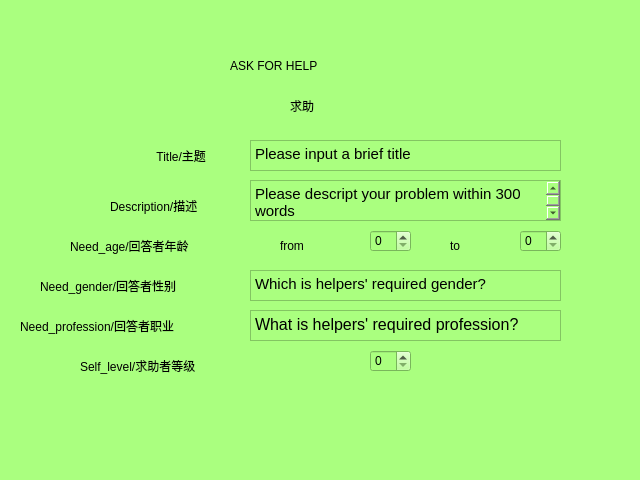
<?xml version="1.0" encoding="UTF-8"?>
<ui version="4.0">
 <class>dialog_ask_help</class>
 <widget class="QDialog" name="dialog_ask_help">
  <property name="geometry">
   <rect>
    <x>0</x>
    <y>0</y>
    <width>640</width>
    <height>480</height>
   </rect>
  </property>
  <property name="windowTitle">
   <string>Dialog</string>
  </property>
  <property name="autoFillBackground">
   <bool>false</bool>
  </property>
  <property name="styleSheet">
   <string notr="true">background-color: rgb(255, 255, 127);
background-color: rgb(170, 255, 127);</string>
  </property>
  <widget class="QLabel" name="WELCOME">
   <property name="geometry">
    <rect>
     <x>230</x>
     <y>40</y>
     <width>231</width>
     <height>51</height>
    </rect>
   </property>
   <property name="styleSheet">
    <string notr="true">font: 14pt &quot;Eras Medium ITC&quot;;
font: 75 9pt &quot;Agency FB&quot;;
font: 12pt &quot;Eras Demi ITC&quot;;
font: italic 18pt &quot;Harlow Solid Italic&quot;;
font: 18pt &quot;Segoe Script&quot;;</string>
   </property>
   <property name="text">
    <string>ASK FOR HELP</string>
   </property>
  </widget>
  <widget class="QLabel" name="USERNAME">
   <property name="geometry">
    <rect>
     <x>140</x>
     <y>130</y>
     <width>101</width>
     <height>51</height>
    </rect>
   </property>
   <property name="styleSheet">
    <string notr="true">font: 14pt &quot;Eras Medium ITC&quot;;
font: 75 9pt &quot;Agency FB&quot;;
font: 12pt &quot;Eras Demi ITC&quot;;</string>
   </property>
   <property name="text">
    <string>     Title/主题</string>
   </property>
  </widget>
  <widget class="QTextEdit" name="username">
   <property name="geometry">
    <rect>
     <x>250</x>
     <y>140</y>
     <width>311</width>
     <height>31</height>
    </rect>
   </property>
   <property name="styleSheet">
    <string notr="true">font: 75 9pt &quot;Agency FB&quot;;
font: 9pt &quot;Calibri&quot;;
font: 12pt &quot;Fixedsys&quot;;</string>
   </property>
   <property name="html">
    <string>&lt;!DOCTYPE HTML PUBLIC &quot;-//W3C//DTD HTML 4.0//EN&quot; &quot;http://www.w3.org/TR/REC-html40/strict.dtd&quot;&gt;
&lt;html&gt;&lt;head&gt;&lt;meta name=&quot;qrichtext&quot; content=&quot;1&quot; /&gt;&lt;style type=&quot;text/css&quot;&gt;
p, li { white-space: pre-wrap; }
&lt;/style&gt;&lt;/head&gt;&lt;body style=&quot; font-family:'Fixedsys'; font-size:12pt; font-weight:400; font-style:normal;&quot;&gt;
&lt;p style=&quot; margin-top:0px; margin-bottom:0px; margin-left:0px; margin-right:0px; -qt-block-indent:0; text-indent:0px;&quot;&gt;&lt;span style=&quot; font-family:'SimSun'; font-size:11pt;&quot;&gt;Please input a brief title &lt;/span&gt;&lt;/p&gt;&lt;/body&gt;&lt;/html&gt;</string>
   </property>
  </widget>
  <widget class="QLabel" name="USERNAME_2">
   <property name="geometry">
    <rect>
     <x>110</x>
     <y>180</y>
     <width>131</width>
     <height>51</height>
    </rect>
   </property>
   <property name="styleSheet">
    <string notr="true">font: 14pt &quot;Eras Medium ITC&quot;;
font: 75 9pt &quot;Agency FB&quot;;
font: 12pt &quot;Eras Demi ITC&quot;;</string>
   </property>
   <property name="text">
    <string>Description/描述</string>
   </property>
  </widget>
  <widget class="QTextEdit" name="textEdit_3">
   <property name="geometry">
    <rect>
     <x>250</x>
     <y>180</y>
     <width>311</width>
     <height>41</height>
    </rect>
   </property>
   <property name="styleSheet">
    <string notr="true">font: 75 9pt &quot;Agency FB&quot;;
font: 9pt &quot;Calibri&quot;;
font: 12pt &quot;Fixedsys&quot;;</string>
   </property>
   <property name="html">
    <string>&lt;!DOCTYPE HTML PUBLIC &quot;-//W3C//DTD HTML 4.0//EN&quot; &quot;http://www.w3.org/TR/REC-html40/strict.dtd&quot;&gt;
&lt;html&gt;&lt;head&gt;&lt;meta name=&quot;qrichtext&quot; content=&quot;1&quot; /&gt;&lt;style type=&quot;text/css&quot;&gt;
p, li { white-space: pre-wrap; }
&lt;/style&gt;&lt;/head&gt;&lt;body style=&quot; font-family:'Fixedsys'; font-size:12pt; font-weight:400; font-style:normal;&quot;&gt;
&lt;p style=&quot; margin-top:0px; margin-bottom:0px; margin-left:0px; margin-right:0px; -qt-block-indent:0; text-indent:0px;&quot;&gt;&lt;span style=&quot; font-family:'SimSun'; font-size:11pt;&quot;&gt;Please descript your problem within 300 words&lt;/span&gt;&lt;/p&gt;&lt;/body&gt;&lt;/html&gt;</string>
   </property>
  </widget>
  <widget class="QTextEdit" name="textEdit_4">
   <property name="geometry">
    <rect>
     <x>250</x>
     <y>270</y>
     <width>311</width>
     <height>31</height>
    </rect>
   </property>
   <property name="styleSheet">
    <string notr="true">font: 75 9pt &quot;Agency FB&quot;;
font: 9pt &quot;Calibri&quot;;
font: 12pt &quot;Fixedsys&quot;;</string>
   </property>
   <property name="html">
    <string>&lt;!DOCTYPE HTML PUBLIC &quot;-//W3C//DTD HTML 4.0//EN&quot; &quot;http://www.w3.org/TR/REC-html40/strict.dtd&quot;&gt;
&lt;html&gt;&lt;head&gt;&lt;meta name=&quot;qrichtext&quot; content=&quot;1&quot; /&gt;&lt;style type=&quot;text/css&quot;&gt;
p, li { white-space: pre-wrap; }
&lt;/style&gt;&lt;/head&gt;&lt;body style=&quot; font-family:'Fixedsys'; font-size:12pt; font-weight:400; font-style:normal;&quot;&gt;
&lt;p style=&quot; margin-top:0px; margin-bottom:0px; margin-left:0px; margin-right:0px; -qt-block-indent:0; text-indent:0px;&quot;&gt;&lt;span style=&quot; font-family:'SimSun'; font-size:11pt;&quot;&gt;Which is helpers' required gender?&lt;/span&gt;&lt;/p&gt;&lt;/body&gt;&lt;/html&gt;</string>
   </property>
  </widget>
  <widget class="QLabel" name="USERNAME_3">
   <property name="geometry">
    <rect>
     <x>70</x>
     <y>220</y>
     <width>171</width>
     <height>51</height>
    </rect>
   </property>
   <property name="styleSheet">
    <string notr="true">font: 14pt &quot;Eras Medium ITC&quot;;
font: 75 9pt &quot;Agency FB&quot;;
font: 12pt &quot;Eras Demi ITC&quot;;</string>
   </property>
   <property name="text">
    <string>Need_age/回答者年龄</string>
   </property>
  </widget>
  <widget class="QLabel" name="USERNAME_4">
   <property name="geometry">
    <rect>
     <x>40</x>
     <y>260</y>
     <width>201</width>
     <height>51</height>
    </rect>
   </property>
   <property name="styleSheet">
    <string notr="true">font: 14pt &quot;Eras Medium ITC&quot;;
font: 75 9pt &quot;Agency FB&quot;;
font: 12pt &quot;Eras Demi ITC&quot;;</string>
   </property>
   <property name="text">
    <string>Need_gender/回答者性别</string>
   </property>
  </widget>
  <widget class="QTextEdit" name="username_3">
   <property name="geometry">
    <rect>
     <x>250</x>
     <y>310</y>
     <width>311</width>
     <height>31</height>
    </rect>
   </property>
   <property name="styleSheet">
    <string notr="true">font: 75 9pt &quot;Agency FB&quot;;
font: 9pt &quot;Calibri&quot;;
font: 12pt &quot;Fixedsys&quot;;</string>
   </property>
   <property name="html">
    <string>&lt;!DOCTYPE HTML PUBLIC &quot;-//W3C//DTD HTML 4.0//EN&quot; &quot;http://www.w3.org/TR/REC-html40/strict.dtd&quot;&gt;
&lt;html&gt;&lt;head&gt;&lt;meta name=&quot;qrichtext&quot; content=&quot;1&quot; /&gt;&lt;style type=&quot;text/css&quot;&gt;
p, li { white-space: pre-wrap; }
&lt;/style&gt;&lt;/head&gt;&lt;body style=&quot; font-family:'Fixedsys'; font-size:12pt; font-weight:400; font-style:normal;&quot;&gt;
&lt;p style=&quot; margin-top:0px; margin-bottom:0px; margin-left:0px; margin-right:0px; -qt-block-indent:0; text-indent:0px;&quot;&gt;&lt;span style=&quot; font-family:'SimSun';&quot;&gt;What is helpers' required profession?&lt;/span&gt;&lt;/p&gt;&lt;/body&gt;&lt;/html&gt;</string>
   </property>
  </widget>
  <widget class="QLabel" name="USERNAME_5">
   <property name="geometry">
    <rect>
     <x>20</x>
     <y>300</y>
     <width>221</width>
     <height>51</height>
    </rect>
   </property>
   <property name="styleSheet">
    <string notr="true">font: 14pt &quot;Eras Medium ITC&quot;;
font: 75 9pt &quot;Agency FB&quot;;
font: 12pt &quot;Eras Demi ITC&quot;;</string>
   </property>
   <property name="text">
    <string>Need_profession/回答者职业</string>
   </property>
  </widget>
  <widget class="QLabel" name="USERNAME_6">
   <property name="geometry">
    <rect>
     <x>80</x>
     <y>340</y>
     <width>161</width>
     <height>51</height>
    </rect>
   </property>
   <property name="styleSheet">
    <string notr="true">font: 14pt &quot;Eras Medium ITC&quot;;
font: 75 9pt &quot;Agency FB&quot;;
font: 12pt &quot;Eras Demi ITC&quot;;</string>
   </property>
   <property name="text">
    <string>Self_level/求助者等级</string>
   </property>
  </widget>
  <widget class="QLabel" name="WELCOME_2">
   <property name="geometry">
    <rect>
     <x>290</x>
     <y>80</y>
     <width>231</width>
     <height>51</height>
    </rect>
   </property>
   <property name="styleSheet">
    <string notr="true">font: 14pt &quot;Eras Medium ITC&quot;;
font: 75 9pt &quot;Agency FB&quot;;
font: 12pt &quot;Eras Demi ITC&quot;;
font: italic 18pt &quot;Harlow Solid Italic&quot;;
font: 18pt &quot;Segoe Script&quot;;</string>
   </property>
   <property name="text">
    <string>求助</string>
   </property>
  </widget>
  <widget class="QSpinBox" name="spinBox">
   <property name="geometry">
    <rect>
     <x>370</x>
     <y>230</y>
     <width>41</width>
     <height>22</height>
    </rect>
   </property>
  </widget>
  <widget class="QLabel" name="label">
   <property name="geometry">
    <rect>
     <x>450</x>
     <y>240</y>
     <width>54</width>
     <height>12</height>
    </rect>
   </property>
   <property name="text">
    <string>to</string>
   </property>
  </widget>
  <widget class="QSpinBox" name="spinBox_2">
   <property name="geometry">
    <rect>
     <x>520</x>
     <y>230</y>
     <width>41</width>
     <height>22</height>
    </rect>
   </property>
  </widget>
  <widget class="QLabel" name="label_2">
   <property name="geometry">
    <rect>
     <x>280</x>
     <y>240</y>
     <width>54</width>
     <height>12</height>
    </rect>
   </property>
   <property name="text">
    <string>from</string>
   </property>
  </widget>
  <widget class="QSpinBox" name="spinBox_3">
   <property name="geometry">
    <rect>
     <x>370</x>
     <y>350</y>
     <width>41</width>
     <height>22</height>
    </rect>
   </property>
  </widget>
  <zorder>USERNAME_3</zorder>
  <zorder>username</zorder>
  <zorder>textEdit_3</zorder>
  <zorder>WELCOME</zorder>
  <zorder>WELCOME_2</zorder>
  <zorder>label</zorder>
  <zorder>spinBox</zorder>
  <zorder>USERNAME</zorder>
  <zorder>USERNAME_6</zorder>
  <zorder>USERNAME_4</zorder>
  <zorder>USERNAME_2</zorder>
  <zorder>textEdit_4</zorder>
  <zorder>spinBox_3</zorder>
  <zorder>spinBox_2</zorder>
  <zorder>USERNAME_5</zorder>
  <zorder>label_2</zorder>
  <zorder>username_3</zorder>
 </widget>
 <resources/>
 <connections/>
</ui>
